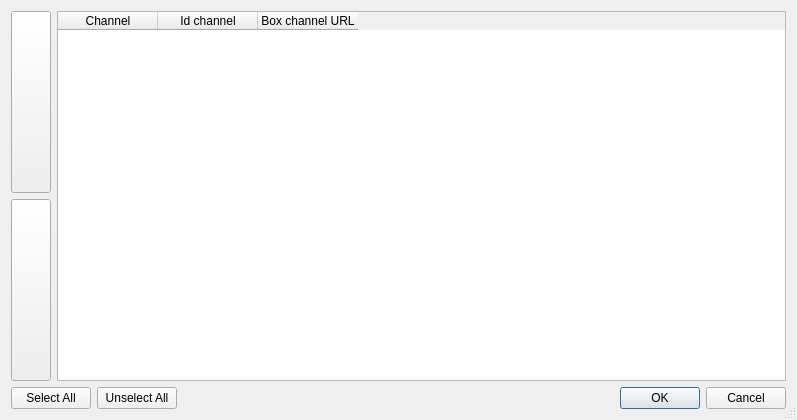
<?xml version="1.0" encoding="UTF-8"?>
<ui version="4.0">
 <class>Channels</class>
 <widget class="QDialog" name="Channels">
  <property name="geometry">
   <rect>
    <x>0</x>
    <y>0</y>
    <width>797</width>
    <height>420</height>
   </rect>
  </property>
  <property name="windowTitle">
   <string>Channels</string>
  </property>
  <property name="sizeGripEnabled">
   <bool>true</bool>
  </property>
  <layout class="QGridLayout" name="gridLayout">
   <item row="0" column="0">
    <layout class="QHBoxLayout" name="horizontalLayout">
     <item>
      <layout class="QVBoxLayout" name="verticalLayout">
       <item>
        <widget class="QPushButton" name="up">
         <property name="sizePolicy">
          <sizepolicy hsizetype="Preferred" vsizetype="Preferred">
           <horstretch>0</horstretch>
           <verstretch>0</verstretch>
          </sizepolicy>
         </property>
         <property name="text">
          <string/>
         </property>
         <property name="icon">
          <iconset resource="../resources/resources.qrc">
           <normaloff>:/images/images/up.png</normaloff>:/images/images/up.png</iconset>
         </property>
        </widget>
       </item>
       <item>
        <widget class="QPushButton" name="down">
         <property name="sizePolicy">
          <sizepolicy hsizetype="Preferred" vsizetype="Minimum">
           <horstretch>0</horstretch>
           <verstretch>0</verstretch>
          </sizepolicy>
         </property>
         <property name="text">
          <string/>
         </property>
         <property name="icon">
          <iconset resource="../resources/resources.qrc">
           <normaloff>:/images/images/down.png</normaloff>:/images/images/down.png</iconset>
         </property>
        </widget>
       </item>
      </layout>
     </item>
     <item>
      <widget class="QTableWidget" name="table">
       <column>
        <property name="text">
         <string>Channel</string>
        </property>
       </column>
       <column>
        <property name="text">
         <string>Id channel</string>
        </property>
       </column>
       <column>
        <property name="text">
         <string>Box channel URL</string>
        </property>
       </column>
      </widget>
     </item>
    </layout>
   </item>
   <item row="1" column="0">
    <layout class="QHBoxLayout" name="horizontalLayout_2">
     <item>
      <widget class="QPushButton" name="selectAll">
       <property name="text">
        <string>Select All</string>
       </property>
      </widget>
     </item>
     <item>
      <widget class="QPushButton" name="unselectAll">
       <property name="text">
        <string>Unselect All</string>
       </property>
      </widget>
     </item>
     <item>
      <spacer name="horizontalSpacer">
       <property name="orientation">
        <enum>Qt::Horizontal</enum>
       </property>
       <property name="sizeHint" stdset="0">
        <size>
         <width>40</width>
         <height>20</height>
        </size>
       </property>
      </spacer>
     </item>
     <item>
      <widget class="QDialogButtonBox" name="buttonBox">
       <property name="standardButtons">
        <set>QDialogButtonBox::Cancel|QDialogButtonBox::Ok</set>
       </property>
      </widget>
     </item>
    </layout>
   </item>
  </layout>
 </widget>
 <resources>
  <include location="../resources/resources.qrc"/>
 </resources>
 <connections/>
</ui>
